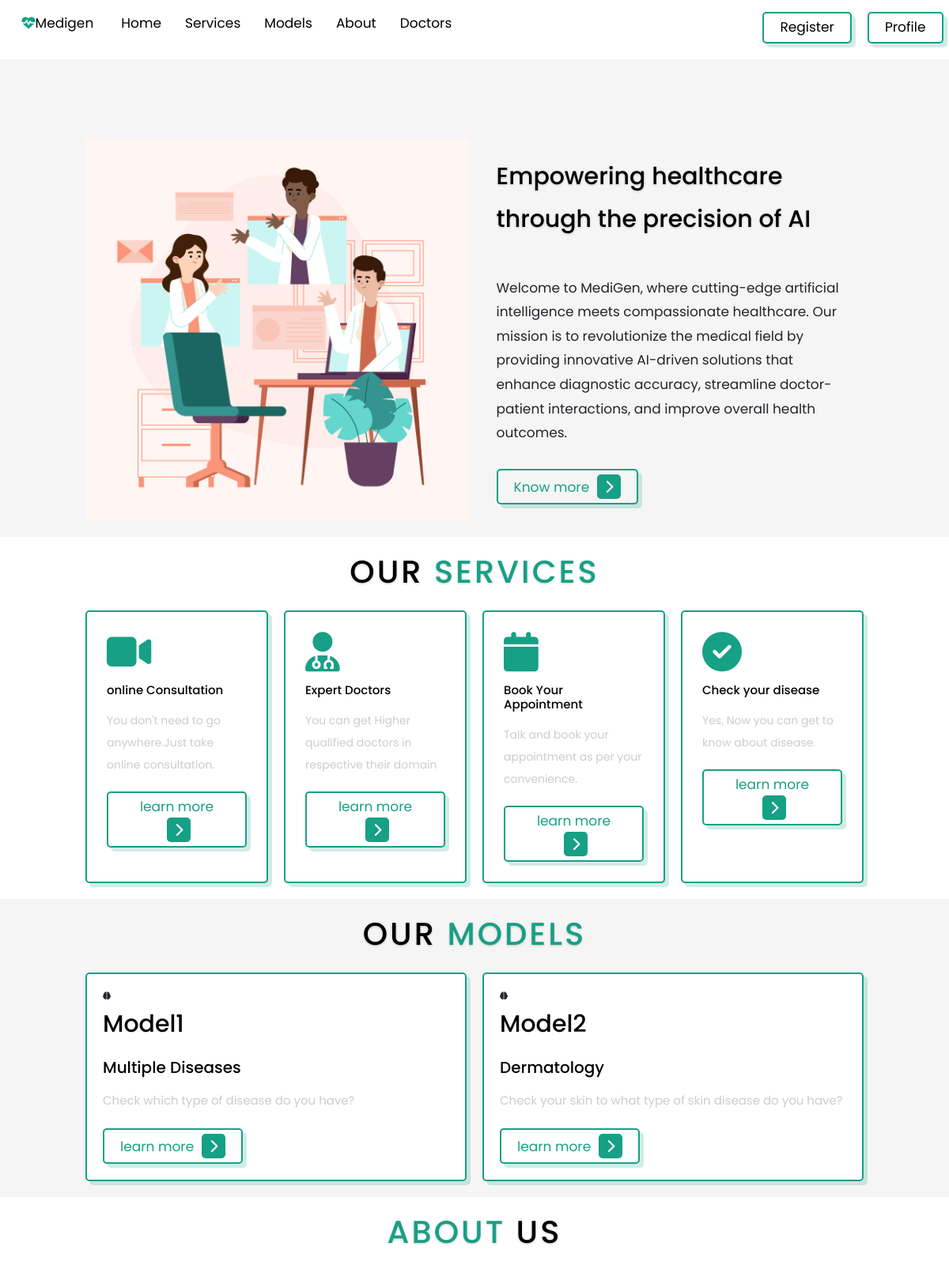
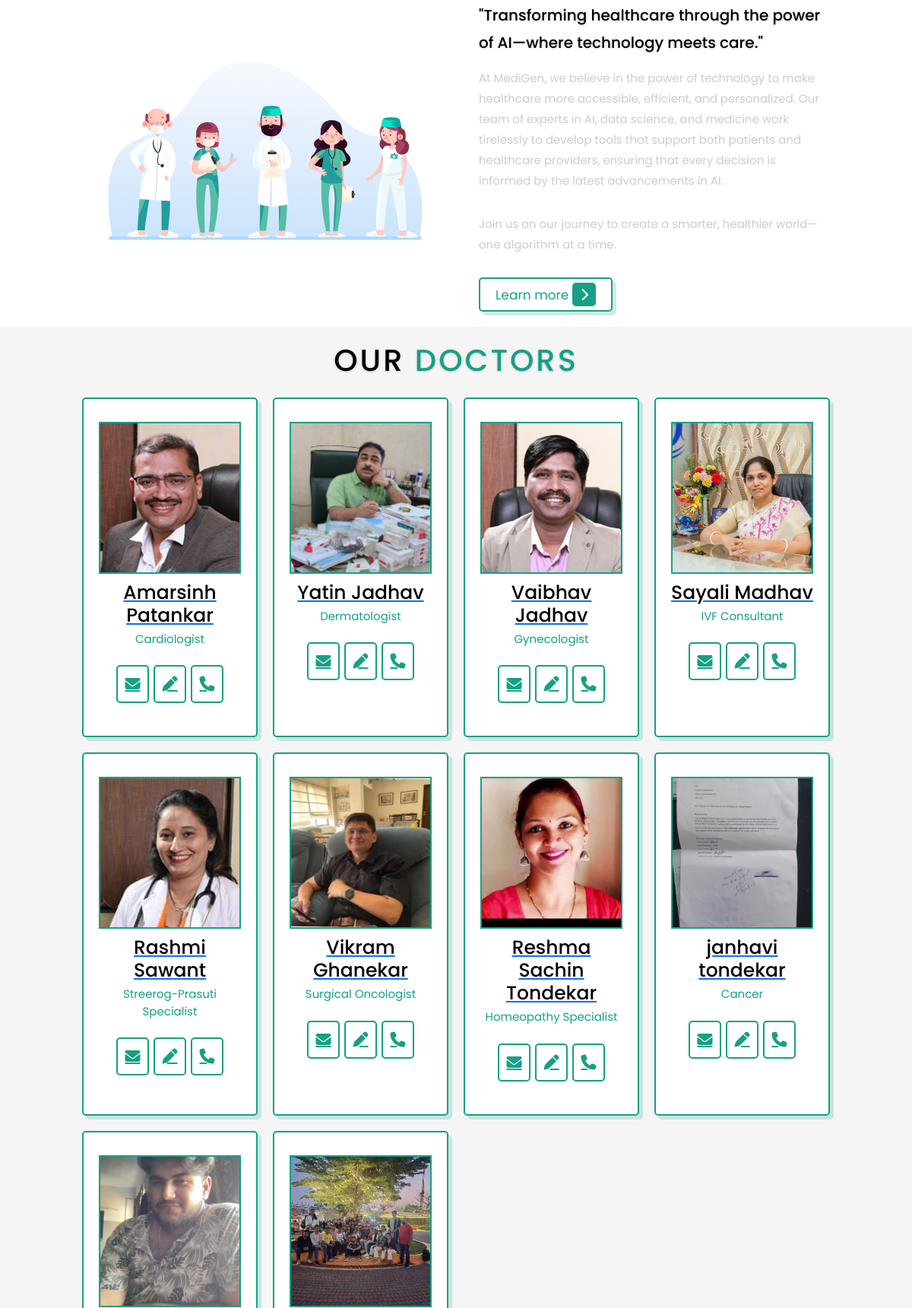
The page / (upper part) on the database its author committed (2 pictures, top to bottom).
### meds/models.py (models this page shows, shortened)
class Doctors(models.Model):
    user = models.OneToOneField(CustomUser, on_delete=models.CASCADE)
    degree = models.CharField(max_length=50)
    specialization = models.CharField(max_length=50)
    address = models.TextField()
    experience = models.TextField(max_length=5 , default=0)
    photo = models.ImageField(upload_to='profile_photos/')

class CustomUser(AbstractUser):
    username = None
    first_name = None
    last_name =  None
    full_name = models.CharField(max_length=50)
    email = models.EmailField(unique = True)
    phone = models.CharField( max_length=15)
    gender = models.CharField(choices=GENDER , max_length=20 , default="Not Specified")
    dob = models.DateField( default=default_dob)
    USERNAME_FIELD = 'email'
    REQUIRED_FIELDS = [ 'phone' , 'full_name']
    objects = CustomUserManager()

### medigen_main/views.py (the view)
# urls.py: path("" , views.home, name = "home" ),
def home(request):
    doctors = Doctors.objects.all()
    availability = Availability.objects.all()
    context = {
        'doctors' : doctors,
        'availability':availability
    }
    return render(request , 'index.html' , context=context)

### templates/index.html (shortened to what this page needs)
{% extends "layout.html" %}
{% load static %}
{% block content %}
<section class="home" id="home">
    <div class="image">
   	<img src="{% static "photos/1.jpg" %}" alt="logo">
  	</div>
   <div class="content">
   	<h3>Empowering healthcare through the precision of AI</h3>
   	<p>
			<p>  Welcome to MediGen, where cutting-edge artificial intelligence meets compassionate healthcare. Our mission is to revolutionize the medical field by providing innovative AI-driven solutions that enhance diagnostic accuracy, streamline doctor-patient interactions, and improve overall health outcomes.
       </p>
   	<a href="{% url "know_more" %}" class="btn">Know more <span class="fas fa-chevron-right"></span></a>
	</div>
</section>
<section class="Services" id="Services">
	<h1 class="heading">Our <span>Services</span></h1>
		<div class="box-container">
			<div class="box">
				<i class="fas fa-video"></i>
				<h3>online Consultation</h3>
				<p>You don't need to go anywhere.Just take online consultation.</p>
				<a href="#" class="btn"> learn more <span class="fas fa-chevron-right"></span></a>
			</div>
			<div class="box">
				<i class="fas fa-user-md"></i>
				<h3>Expert Doctors</h3>
				<p>You can get Higher qualified doctors in respective their domain</p>
				<a href="{% url "expert_doctors" %}" class="btn"> learn more <span class="fas fa-chevron-right"></span></a>
			</div>
			<div class="box">
				<i class="fa fa-calendar"></i>
				<h3>Book Your Appointment</h3>
				<p>Talk and book your appointment as per your convenience.</p>
				<a href="#" class="btn"> learn more <span class="fas fa-chevron-right"></span></a>
			</div>
			<div class="box">
				<i class="fa fa-check-circle"></i>
				<h3>Check your disease</h3>
				<p>Yes, Now you can get to know about disease.</p>
				<a href="#" class="btn"> learn more <span class="fas fa-chevron-right"></span></a>
			</div>
		</div>
</section>
	<section class="Models" id="Models">
	<h1 class="heading">Our <span>Models</span></h1>
		<div class="box-container">
			<div class="box2">
				<i class="fas fa-brain"></i>
				<h3>Model1</h3>
				<h2>Multiple Diseases</h2>
				<p>Check which type of disease do you have?</p>
				<a href="{% url "models:multi_disease" %}" class="btn"> learn more <span class="fas fa-chevron-right"></span></a>
			</div>
			<div class="box2">
				<i class="fas fa-brain"></i>
				<h3>Model2</h3>
				<h2>Dermatology</h2>
				<p>Check your skin to what type of skin disease do you have?</p>
				<a href={% url "models:skin_disease" %} class="btn"> learn more <span class="fas fa-chevron-right"></span></a>
			</div>
</section>
<section class="About" id="About">
	<h1 class="heading"><span>About </span>us</h1>
	<div class="row">
		<div class="image">
			<img src="{% static "photos/4.svg" %}" alt="">
		</div>
		<div class="content">
			  <h3>"Transforming healthcare through the power of AI—where technology meets care."</h3>
			<p>
      At MediGen, we believe in the power of technology to make healthcare more accessible, efficient, and personalized. Our team of experts in AI, data science, and medicine work tirelessly to develop tools that support both patients and healthcare providers, ensuring that every decision is informed by the latest advancements in AI.
    </p>
    <p>
      Join us on our journey to create a smarter, healthier world—one algorithm at a time.
    </p>
			<a href="{% url "learn_more" %}" class="btn">Learn more<span class="fas fa-chevron-right"></span></a>
		</div>
	</div>
</section>
<section class="Doctors" id="Doctors">
	<h1 class="heading">our <span>Doctors</span></h1>
		<div class="box-container">
			{% for doctor in doctors  %}
			<div class="box">
				<img src="{{doctor.photo.url}}" alt="">
				<a href="{% url "doc_profile" doctor.id%}"><h3>{{doctor.user.full_name}}</h3></a>
				<span>{{doctor.specialization}}</span>
				<div class="share">
					<a href="mailto:{{doctor.user.email}}" class="fa fa-envelope"></a>
					<a href="#" data-bs-toggle="modal" data-bs-target="#appointment_modal" data-doctor-id="{{doctor.id}}" class="fas fa-pen"></a>
					<a href="tel:{{doctor.phone}}" class="fas fa-phone"></a>
				</div>
			</div>
			{% endfor %}
	</section>
{% endblock %}

### static/style.css (style rules this page uses)
:root { --green: #16a085; --box-shadow:.5rem .5rem 0 rgba(22, 160, 133, .2); --border:.2rem solid var(--green); }
:root { --black: #000; --light-color: #ccc; --text-shadow: 0 .1rem .3rem rgba(0, 0, 0, .2); }
* { font-family: "Poppins", sans-serif; margin: 0; padding: 0; box-sizing: border-box; text-transform: none; transition: all .2s ease-out; text-decoration: none; }
html { font-size: 62.5%; overflow-x: hidden; scroll-padding-top: 7rem; scroll-behavior: smooth; }
section { padding:2rem 9%; }
section:nth-child(even) { background: #f5f5f5; }
.heading { text-align: center; padding-bottom: 2rem; text-shadow: var(--text-shadow); text-transform: uppercase; color: var(--black); font-size: 4rem; letter-spacing: .3rem; }
.heading span { text-transform: uppercase; color: var(--green); }
.btn { display: inline-block; margin-top: 1rem; padding: .5rem; padding-inline:2rem ; border:var(--border); border-radius: .5rem; box-shadow: var(--box-shadow); color:var(--green); cursor: pointer; font-size: 1.7rem; }
.btn span { padding:.7rem 1rem; border-radius:.5rem; background: var(--green); color: #fff; margin-left:.5rem; }
.content { padding: 0 20px; max-width: 1200px; margin: 0 auto; position: relative; z-index: 1; }
.home { display: flex; align-items: center; flex-wrap: wrap; gap: 1.5rem; padding-top: 10rem; }
.home .image { flex:1 1 45rem; }
.home .image img { width: 100%; }
.home .content { flex:1 1 45rem; }
.home .content h3 { font-size: 3rem; color:#000; line-height: 1.8; text-shadow: var(--text-shadow); }
.home .content p { font-size: 1.7rem; line-height: 1.8; padding: 1rem 0; }
.Services .box-container { display: grid; gap:2rem; grid-template-columns: repeat(auto-fit,minmax(20rem, 1fr)); gap:2rem; }
.Services .box-container .box { background: #fff; border-radius: .5rem; box-shadow: var(--box-shadow); border:var(--border); padding: 2.5rem; }
.Services .box-container .box i { color: var(--green); font-size: 5rem; padding-bottom: .5rem; }
.Services .box-container .box h3 { color: var(--black); font-size: 1.5rem; padding: 1rem 0; }
.Services .box-container .box p { color: var(--light-color); font-size: 1.4rem; line-height: 2; }
.Models .box-container { display: grid; gap:2rem; grid-template-columns: repeat(auto-fit,minmax(20rem, 1fr)); gap:2rem; }
.Models .box-container .box2 { background: #fff; border-radius: .5rem; box-shadow: var(--box-shadow); border:var(--border); padding: 2rem; }
.Models .box-container .box2 h3 { color: var(--black); font-size: 3rem; padding: 1rem 0; }
.Models .box-container .box2 h2 { color: var(--black); font-size: 2rem; padding: 1rem 0; }
.Models .box-container .box2 p { color: var(--light-color); font-size: 1.5rem; line-height: 2; }
.About .row { display: flex; align-items: center; flex-wrap: wrap; gap: 2rem; }
.About .row .image { flex:1 1 45rem; }
.About .row .image img { width: 100%; }
.About .row .content { flex:1 1 45rem; }
.About .row .content h3 { color: var(--black); text-shadow: var(--text-shadow); font-size: 2rem; line-height: 1.8; }
.About .row .content p { color: var(--light-color); padding: 1rem 0; font-size: 1.5rem; line-height: 1.8; }
.Doctors .box-container { display: grid; gap: 2rem; grid-template-columns: repeat(4, 1fr); gap: 2rem; }
.Doctors .box-container .box { text-align: center; background: #fff; border-radius: .5rem; border: var(--border); box-shadow: var(--box-shadow); padding: 2rem; overflow: hidden; }
.Doctors .box-container .box img { height: 20rem; width: 100%; object-fit: cover; border: var(--border); margin-top: 1rem; margin-bottom: 1rem; }
.Doctors .box-container .box h3 { color: var(--black); font-size: 2.5rem; }
.Doctors .box-container .box span { color: var(--green); font-size: 1.5rem; }
.Doctors .box-container .box .share { padding: 2rem; display: flex; }
.Doctors .box-container .box .share a { height: 5rem; width: 5rem; line-height: 4.5rem; font-size: 2rem; color: var(--green); border-radius: .5rem; border: var(--border); margin: .3rem; }

### rows shown on the page
Doctors: photo (picture), user.full_name "Amarsinh Patankar", specialization "Cardiologist"
Doctors: photo (picture), user.full_name "Yatin Jadhav", specialization "Dermatologist"
Doctors: photo (picture), user.full_name "Vaibhav Jadhav", specialization "Gynecologist"
Doctors: photo (picture), user.full_name "Sayali Madhav", specialization "IVF Consultant"
Doctors: photo (picture), user.full_name "Rashmi Sawant", specialization "Streerog-Prasuti Specialist"
Doctors: photo (picture), user.full_name "Vikram Ghanekar", specialization "Surgical Oncologist"
Doctors: photo (picture), user.full_name "Reshma Sachin Tondekar", specialization "Homeopathy Specialist"
Doctors: photo (picture), user.full_name "janhavi tondekar", specialization "Cancer"
Doctors: photo (picture)
Doctors: photo (picture)
